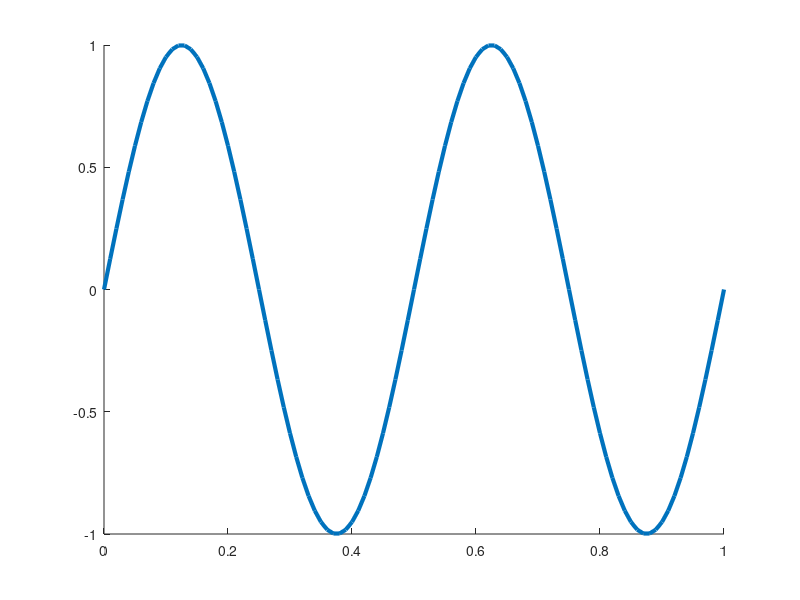

Reproduce this figure in MATLAB. (Note: this script raises an error after producing the figure.)
m=100;

x_exact=0:1/m:1;


fun=@(x,n) sin(n*pi*x);
exactn4= fun(x_exact,4);
hold on;
exact=@(x,n) interp1(x_exact,fun(x_exact,n),x);
plot(x_exact,exactn4,'DisplayName','Exact','Linewidth',3)
for n=0:1:8
    x_approx=0:1/n:1;
    approx=exact(x_approx,4);
    plot(x_approx,approx,'DisplayName',"m= "+num2str(n),'Linewidth',2)
end
xlabel('x') 
ylabel('Sin(4*x)')
legend
hold off;



